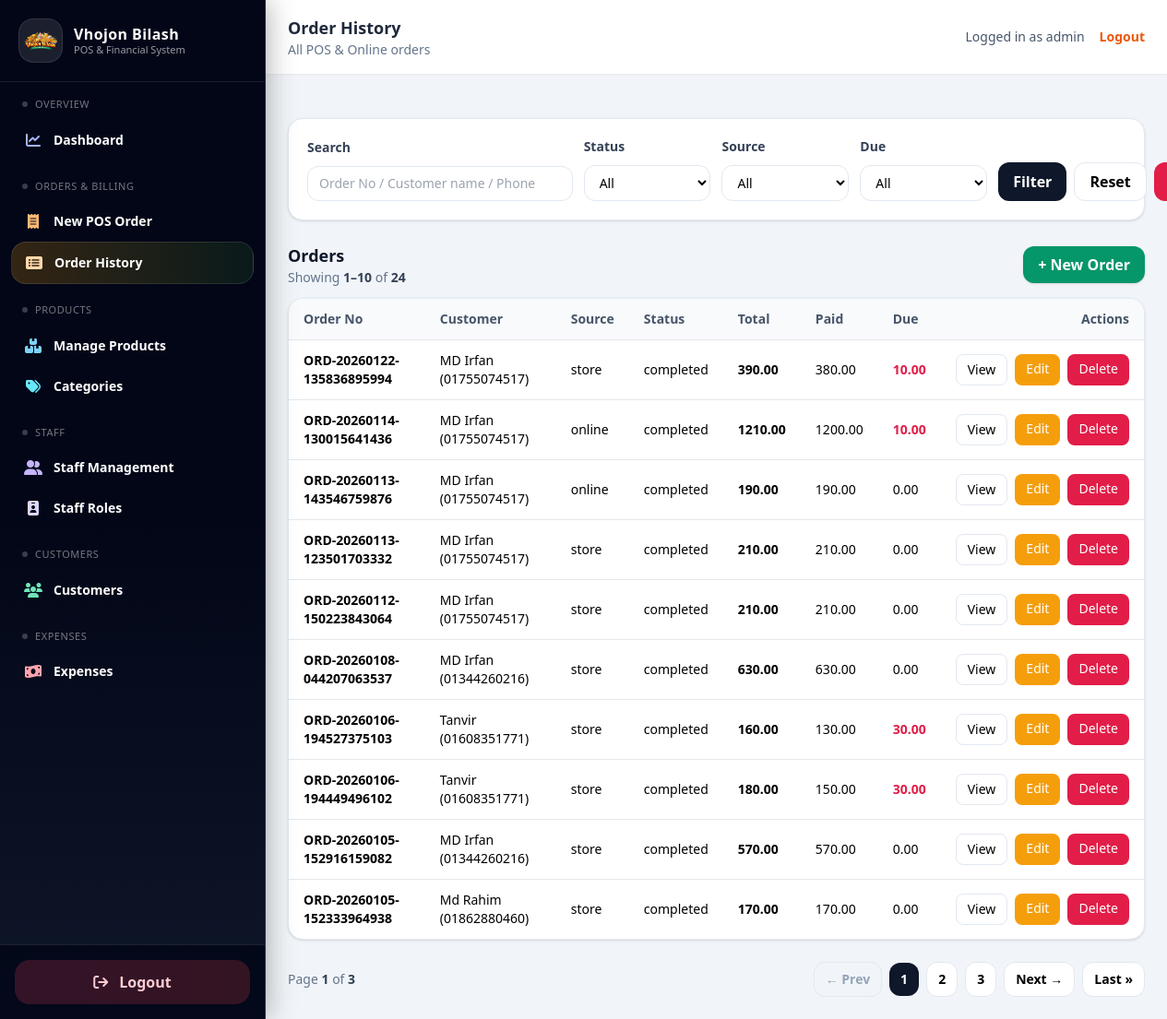
The page /orders/ (signed in) on the database as committed earlier.
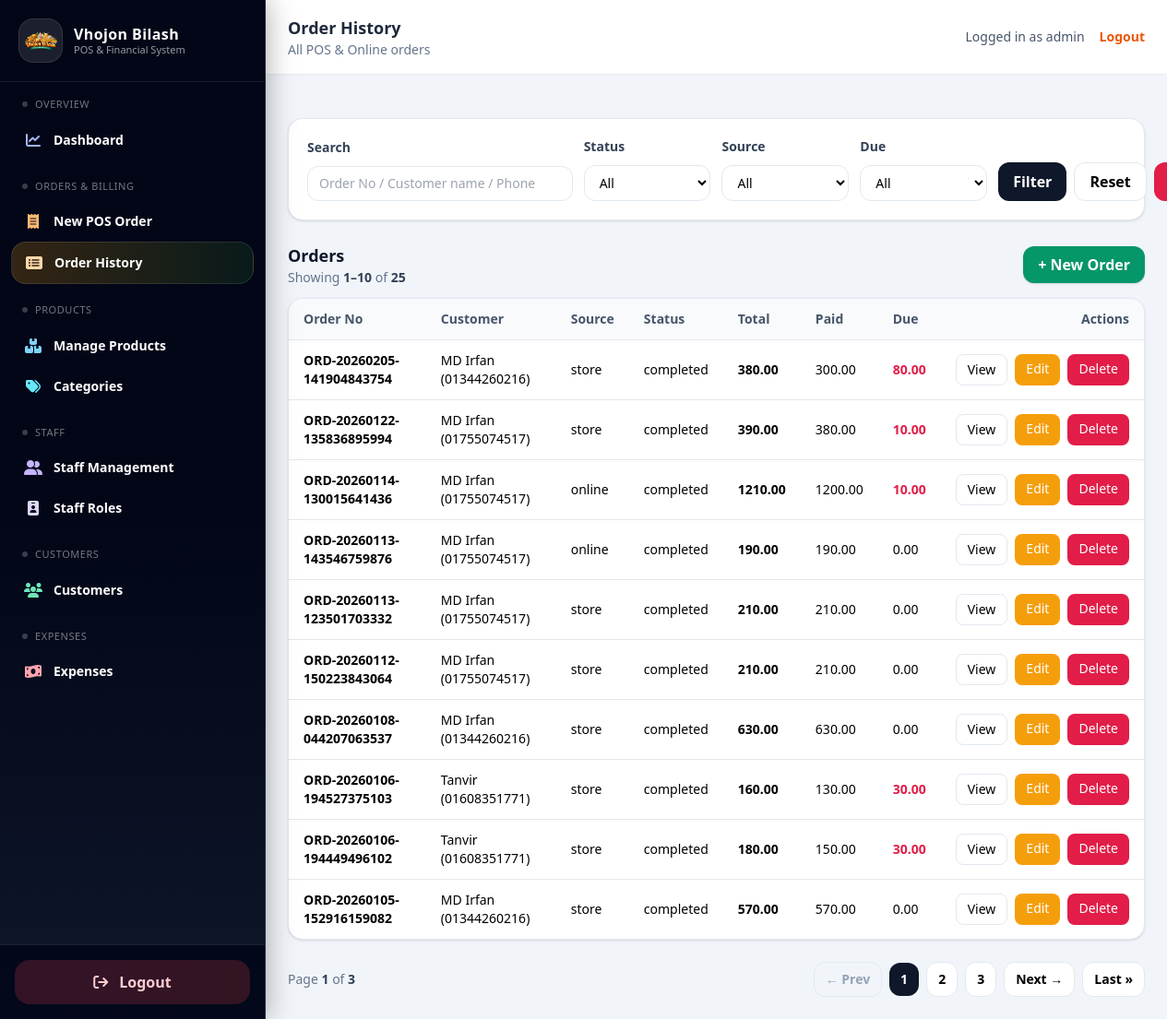
The same page on the database as committed later.
### orders/models.py (models this page shows, shortened)
class TimeStampedModel(models.Model):
    created_at = models.DateTimeField(default=timezone.now, editable=False)
    updated_at = models.DateTimeField(auto_now=True)
    class Meta:
        abstract = True

class Order(TimeStampedModel):
    class Source(models.TextChoices):
        ONLINE = "online", "Online"
        STORE = "store", "Physical Store"
    class Status(models.TextChoices):
        PENDING = "pending", "Pending"
        COMPLETED = "completed", "Completed"
        CANCELLED = "cancelled", "Cancelled"
    class DiscountType(models.TextChoices):
        FIXED = "fixed", "Fixed"
        PERCENT = "percent", "Percent"
    order_no = models.CharField(max_length=50, unique=True)
    customer = models.ForeignKey(
        Customer,
        on_delete=models.SET_NULL,
        null=True,
        blank=True,
        related_name="orders",
    )
    customer_address = models.ForeignKey(
        CustomerAddress,
        on_delete=models.SET_NULL,
        null=True,
        blank=True,
    )
    source = models.CharField(
        max_length=10,
        choices=Source.choices,
        default=Source.STORE,
    )
    status = models.CharField(
        max_length=20,
        choices=Status.choices,
        default=Status.PENDING,
    )
    subtotal = models.DecimalField(max_digits=10, decimal_places=2, default=Decimal("0.00"))
    discount_type = models.CharField(
        max_length=10,
        choices=DiscountType.choices,
        null=True,
        blank=True,
    )
    discount_value = models.DecimalField(
        max_digits=10,
        decimal_places=2,
        null=True,
        blank=True,
    )
    discount_amount = models.DecimalField(max_digits=10, decimal_places=2, default=Decimal("0.00"))
    tax_amount = models.DecimalField(max_digits=10, decimal_places=2, default=Decimal("0.00"))
    grand_total = models.DecimalField(max_digits=10, decimal_places=2, default=Decimal("0.00"))
    paid_total = models.DecimalField(max_digits=10, decimal_places=2, default=Decimal("0.00"))
    due_total = models.DecimalField(max_digits=10, decimal_places=2, default=Decimal("0.00"))
    notes = models.TextField(blank=True, null=True)
    ordered_at = models.DateTimeField(default=timezone.now)

### customers/models.py (models this page shows, shortened)
class TimeStampedModel(models.Model):
    created_at = models.DateTimeField(default=timezone.now, editable=False)
    updated_at = models.DateTimeField(auto_now=True)
    class Meta:
        abstract = True

class Customer(TimeStampedModel):
    name = models.CharField(max_length=150)
    phone = models.CharField(max_length=20, unique=True)
    def __str__(self):
        return f"{self.name} ({self.phone})"

### orders/views.py (the view)
# urls.py: path("", views.order_list, name="order_list"),
@login_required
def order_list(request):
    qs = Order.objects.select_related("customer").order_by("-id")
    q = request.GET.get("q", "").strip()
    status = request.GET.get("status", "").strip()
    source = request.GET.get("source", "").strip()
    due = request.GET.get("due", "").strip()
    if q:
        qs = qs.filter(
            Q(order_no__icontains=q) |
            Q(customer__name__icontains=q) |
            Q(customer__phone__icontains=q)
        )
    if status:
        qs = qs.filter(status=status)
    if source:
        qs = qs.filter(source=source)
    if due == "1":
        qs = qs.filter(due_total__gt=0)
    elif due == "0":
        qs = qs.filter(due_total__lte=0)
    paginator = Paginator(qs, 10)
    page_number = request.GET.get("page")
    page_obj = paginator.get_page(page_number)
    context = {
        "page_obj": page_obj,
        "orders": page_obj.object_list,
        "q": q,
        "status": status,
        "source": source,
        "due": due,
        "status_choices": getattr(Order.Status, "choices", []),
        "source_choices": getattr(Order.Source, "choices", []),
        "due_choices": [
            ("", "All"),
            ("1", "Due Only"),
            ("0", "Paid Only"),
        ],
    }
    return render(request, "orders/order_list.html", context)

### orders/templates/orders/order_list.html (shortened to what this page needs)
{% extends "base.html" %}
{% block top_title %}Order History{% endblock %}
{% block top_subtitle %}All POS & Online orders{% endblock %}
{% block content %}
  <div class="bg-white rounded-2xl shadow p-5 border border-slate-200 mb-6">
    <form method="get" class="grid grid-cols-1 md:grid-cols-6 gap-3 items-end">
      <div class="md:col-span-2">
        <label class="text-sm font-semibold">Search</label>
        <input
          class="mt-1 w-full rounded-xl border border-slate-200 px-3 py-2 text-sm focus:outline-none focus:ring-2 focus:ring-orange-200"
          name="q" value="{{ q }}" placeholder="Order No / Customer name / Phone" />
      </div>
      <div>
        <label class="text-sm font-semibold">Status</label>
        <select
          class="mt-1 w-full rounded-xl border border-slate-200 px-3 py-2 text-sm bg-white focus:outline-none focus:ring-2 focus:ring-orange-200"
          name="status">
          <option value="">All</option>
        </select>
      </div>
      <div>
        <label class="text-sm font-semibold">Source</label>
        <select
          class="mt-1 w-full rounded-xl border border-slate-200 px-3 py-2 text-sm bg-white focus:outline-none focus:ring-2 focus:ring-orange-200"
          name="source">
          <option value="">All</option>
        </select>
      </div>
      <div>
        <label class="text-sm font-semibold">Due</label>
        <select
          class="mt-1 w-full rounded-xl border border-slate-200 px-3 py-2 text-sm bg-white focus:outline-none focus:ring-2 focus:ring-orange-200"
          name="due">
          {% for value,label in due_choices %}
            <option value="{{ value }}" {% if due == value %}selected{% endif %}>{{ label }}</option>
          {% endfor %}
        </select>
      </div>
      <div class="flex gap-2">
        <button class="px-4 py-2 rounded-xl bg-slate-900 text-white font-semibold hover:bg-slate-800">
          Filter
        </button>
        <a href="{% url 'orders:order_list' %}"
           class="px-4 py-2 rounded-xl bg-white border border-slate-200 font-semibold hover:bg-slate-50">
          Reset
        </a>
        <a href="{% url 'orders:order_list' %}?due=1"
           class="px-4 py-2 rounded-xl bg-rose-600 text-white font-semibold hover:bg-rose-700">
        </a>
      </div>
    </form>
  </div>
  <div class="flex items-center justify-between mb-3">
    <div>
      <h2 class="text-lg font-semibold text-slate-900">Orders</h2>
      {% if page_obj %}
        <p class="text-sm text-slate-500">
          Showing
          <span class="font-semibold text-slate-700">
            {{ page_obj.start_index }}–{{ page_obj.end_index }}
          </span>
          of
          <span class="font-semibold text-slate-700">
            {{ page_obj.paginator.count }}
          </span>
        </p>
      {% endif %}
    </div>
    <a href="{% url 'orders:order_create' %}"
       class="px-4 py-2 rounded-xl bg-emerald-600 text-white font-semibold hover:bg-emerald-700 shadow">
      + New Order
    </a>
  </div>
  <div class="bg-white rounded-2xl shadow border border-slate-200 overflow-hidden">
    <div class="overflow-x-auto">
      <table class="min-w-full text-sm">
        <thead class="bg-slate-50">
          <tr class="text-left text-slate-600 border-b">
            <th class="py-3 px-4">Order No</th>
            <th class="py-3 px-4">Customer</th>
            <th class="py-3 px-4">Source</th>
            <th class="py-3 px-4">Status</th>
            <th class="py-3 px-4">Total</th>
            <th class="py-3 px-4">Paid</th>
            <th class="py-3 px-4">Due</th>
            <th class="py-3 px-4 text-right">Actions</th>
          </tr>
        </thead>
        <tbody>
          {% for o in page_obj %}
            <tr class="border-b last:border-b-0 hover:bg-slate-50">
              <td class="py-3 px-4 font-semibold">{{ o.order_no }}</td>
              <td class="py-3 px-4">
                {% if o.customer %}{{ o.customer }}{% else %}-{% endif %}
              </td>
              <td class="py-3 px-4">{{ o.source }}</td>
              <td class="py-3 px-4">{{ o.status }}</td>
              <td class="py-3 px-4 font-semibold">{{ o.grand_total }}</td>
              <td class="py-3 px-4">{{ o.paid_total }}</td>
              <td class="py-3 px-4 {% if o.due_total > 0 %}text-rose-600 font-semibold{% endif %}">
                {{ o.due_total }}
              </td>
              <td class="py-3 px-4">
                <div class="flex justify-end gap-2">
                  <a href="{% url 'orders:order_detail' o.pk %}"
                     class="px-3 py-1.5 rounded-lg bg-white border border-slate-200 hover:bg-slate-50">
                    View
                  </a>
                  <a href="{% url 'orders:order_update' o.pk %}"
                     class="px-3 py-1.5 rounded-lg bg-amber-500 text-white hover:bg-amber-600">
                    Edit
                  </a>
                  <a href="{% url 'orders:order_delete' o.pk %}"
                     class="px-3 py-1.5 rounded-lg bg-rose-600 text-white hover:bg-rose-700">
                    Delete
                  </a>
                </div>
              </td>
            </tr>
          {% empty %}
            <tr>
              <td colspan="8" class="py-8 text-center text-slate-500">No orders found.</td>
            </tr>
          {% endfor %}
        </tbody>
      </table>
    </div>
  </div>
  {% if page_obj.paginator.num_pages > 1 %}
    <div class="mt-6 flex flex-col sm:flex-row items-center justify-between gap-3">
      <p class="text-sm text-slate-500">
        Page <span class="font-semibold text-slate-700">{{ page_obj.number }}</span>
        of <span class="font-semibold text-slate-700">{{ page_obj.paginator.num_pages }}</span>
      </p>
      <div class="flex items-center gap-2">
        {% with qs="q="|add:q|add:"&status="|add:status|add:"&source="|add:source|add:"&due="|add:due %}
          {% if page_obj.has_previous %}
            <a href="?{{ qs }}&page={{ page_obj.previous_page_number }}"
               class="px-3 py-2 rounded-xl bg-white border border-slate-200 hover:bg-slate-50 text-sm font-semibold">
              ← Prev
            </a>
          {% else %}
            <span class="px-3 py-2 rounded-xl bg-slate-100 border border-slate-200 text-sm font-semibold text-slate-400 cursor-not-allowed">
              ← Prev
            </span>
          {% endif %}
          {% for n in page_obj.paginator.page_range %}
            {% if n == page_obj.number %}
              <span class="px-3 py-2 rounded-xl bg-slate-900 text-white text-sm font-semibold">
                {{ n }}
              </span>
            {% elif n >= page_obj.number|add:-2 and n <= page_obj.number|add:2 %}
              <a href="?{{ qs }}&page={{ n }}"
                 class="px-3 py-2 rounded-xl bg-white border border-slate-200 hover:bg-slate-50 text-sm font-semibold">
                {{ n }}
              </a>
            {% endif %}
          {% endfor %}
          {% if page_obj.has_next %}
            <a href="?{{ qs }}&page={{ page_obj.next_page_number }}"
               class="px-3 py-2 rounded-xl bg-white border border-slate-200 hover:bg-slate-50 text-sm font-semibold">
              Next →
            </a>
          {% else %}
            <span class="px-3 py-2 rounded-xl bg-slate-100 border border-slate-200 text-sm font-semibold text-slate-400 cursor-not-allowed">
              Next →
            </span>
          {% endif %}
          {% if page_obj.number < page_obj.paginator.num_pages %}
            <a href="?{{ qs }}&page={{ page_obj.paginator.num_pages }}"
               class="px-3 py-2 rounded-xl bg-white border border-slate-200 hover:bg-slate-50 text-sm font-semibold">
              Last »
            </a>
          {% endif %}
        {% endwith %}
      </div>
    </div>
  {% endif %}
{% endblock %}

### templates/base.html (shortened to what this page needs)
{% load static %}
<!DOCTYPE html>
<html lang="en">
<head>
  <script src="https://cdn.tailwindcss.com"></script>
</head>
<body class="bg-slate-100 min-h-screen">
  <div class="flex min-h-screen">
    {% include "sidebar.html" %}
    <div class="flex-1 flex flex-col">
      <nav class="bg-white shadow-sm px-6 py-4 flex items-center justify-between">
        <div>
          <h1 class="text-lg font-semibold text-slate-800">{% block top_title %}Dashboard{% endblock %}</h1>
          <p class="text-sm text-slate-500">{% block top_subtitle %}{% endblock %}</p>
        </div>
        <div class="flex items-center gap-4">
          <div class="text-sm text-slate-600">
            Logged in as <span class="font-medium">{{ request.user.username }}</span>
          </div>
          <a href="{% url 'logout' %}"
             class="text-sm font-semibold text-orange-600 hover:text-orange-700">
            Logout
          </a>
        </div>
      </nav>
      <div class="p-6 pb-0">
      </div>
      <main class="p-6 flex-1">
        <div class="max-w-6xl mx-auto">
          {% block content %}{% endblock %}
        </div>
      </main>
    </div>
  </div>
</body>
</html>

Rows that differ between the two databases and show on the page:
no longer on this page (row unchanged): Order: order_no "ORD-20260105-152333964938", customer "Md Rahim (01862880460)", source "store", status "completed", grand_total "170.00", paid_total "170.00", due_total "0.00"
added Order: order_no "ORD-20260205-141904843754", customer "MD Irfan (01344260216)", source "store", status "completed", grand_total "380.00", paid_total "300.00", due_total "80.00"
Other text that changed with them:
{{ page_obj.paginator.count }}: "24" → "25"
